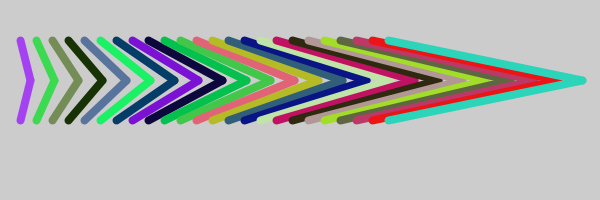
Frame 1 (no input)
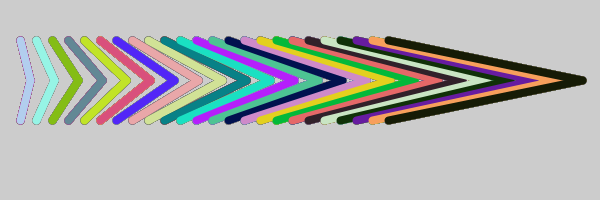
Frame 60 (the mouse pressed at the canvas centre just before this capture)
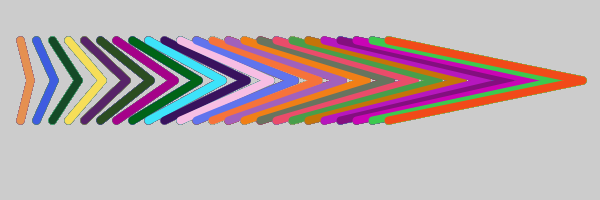
Frame 120 (the mouse held since frame 60 and released just before this capture)

The Processing sketch that drew these frames (run headless with seeded random() and noise(); from frame 60 on, the mouse is pressed at the canvas centre):

// Processing sketch: processing_89584
// ── processing_89584.pde

//draw diagonal lines

void setup(){
  size(600,200);
  smooth();
}
/* hard coated lines
void draw(){
  strokeWeight(8);
  line(20, 40, 80, 80);
  line(80, 40, 140, 80);
  line(140, 40, 200, 80);
  line(200, 40, 260, 80);
}
*/

void draw(){
  for(int i=20; i <400; i+= 16){
    strokeWeight(8);
    stroke(random(0,255),random(0,255),random(0,255));
    line(i,40,i+i/2,80);
    line(i+i/2,80,i,120);
  }
}
